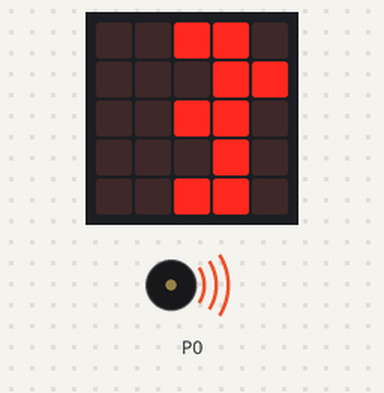
Bench run of a program on a simulated BBC micro:bit (MakeCode). Shown: the board's 5×5 LED display, buzzer (waves = sounding).

Above: at 0.2 s.
At 0.98 s:
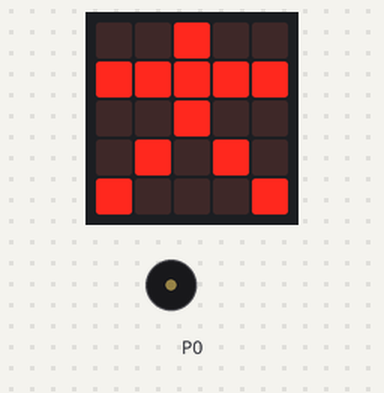
At 2.18 s:
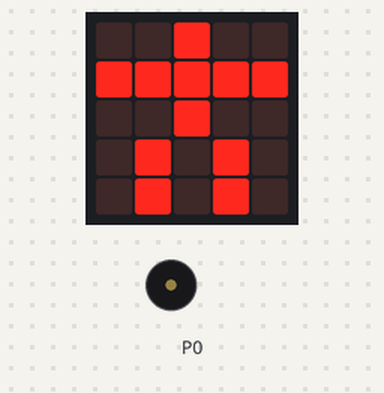
At 3.93 s:
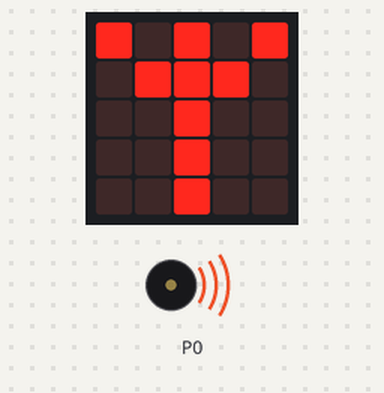
Timing chart, 0 to 40.0 s (numbered marks = the images above):
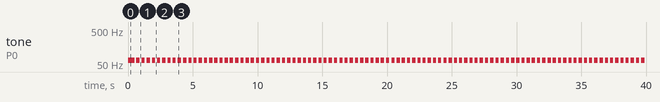

Measured:
- by itself, tone on P0: repeats every 0.40 s: silent 0.15 s, 65 Hz 0.25 s
- what the display in image 1 shows lasts 0.4 s, from 0.8 s to 1.2 s

The program:

main.ts
```typescript
basic.forever(function () {
    music._playDefaultBackground(music.builtInPlayableMelody(Melodies.Funk), music.PlaybackMode.InBackground)
    basic.showLeds(`
        . . # # .
        . . . # #
        . . # # .
        . . . # .
        . . # # .
        `)
    music._playDefaultBackground(music.builtInPlayableMelody(Melodies.Funk), music.PlaybackMode.InBackground)
    basic.showLeds(`
        . . . # .
        . . # # #
        . . . # .
        . . . # .
        . . # # .
        `)
    music._playDefaultBackground(music.builtInPlayableMelody(Melodies.Funk), music.PlaybackMode.InBackground)
    basic.showLeds(`
        . . # . .
        # # # # #
        . . # . .
        . # . # .
        # . . . #
        `)
    music._playDefaultBackground(music.builtInPlayableMelody(Melodies.Funk), music.PlaybackMode.InBackground)
    basic.showLeds(`
        . # . . .
        # # # # #
        # # . . .
        # . # . .
        # . . # .
        `)
    music._playDefaultBackground(music.builtInPlayableMelody(Melodies.Funk), music.PlaybackMode.InBackground)
    basic.showLeds(`
        # . # . .
        # # # . .
        . . # . .
        . . # # .
        . . # . #
        `)
    music._playDefaultBackground(music.builtInPlayableMelody(Melodies.Funk), music.PlaybackMode.InBackground)
    basic.showLeds(`
        . . # . .
        # # # # #
        . . # . .
        . # . # .
        . # . # .
        `)
    music._playDefaultBackground(music.builtInPlayableMelody(Melodies.Funk), music.PlaybackMode.InBackground)
    basic.showLeds(`
        . . # . .
        . # # # #
        # . # . .
        . # . . .
        . # . # .
        `)
    music._playDefaultBackground(music.builtInPlayableMelody(Melodies.Funk), music.PlaybackMode.InBackground)
    basic.showLeds(`
        . . . . .
        . . # . .
        # # # # #
        . . # . .
        . # . # .
        `)
    music._playDefaultBackground(music.builtInPlayableMelody(Melodies.Funk), music.PlaybackMode.InBackground)
    basic.showLeds(`
        # . # . #
        . # # # .
        . . # . .
        . # # # .
        # . . . #
        `)
    music._playDefaultBackground(music.builtInPlayableMelody(Melodies.Funk), music.PlaybackMode.InBackground)
    basic.showLeds(`
        # . # . #
        . # # # .
        . . # . .
        . . # . .
        . . # . .
        `)
})
```

test.ts
```typescript
// testes vão aqui; isto não será compilado quando este pacote for usado como uma extensão.
```
